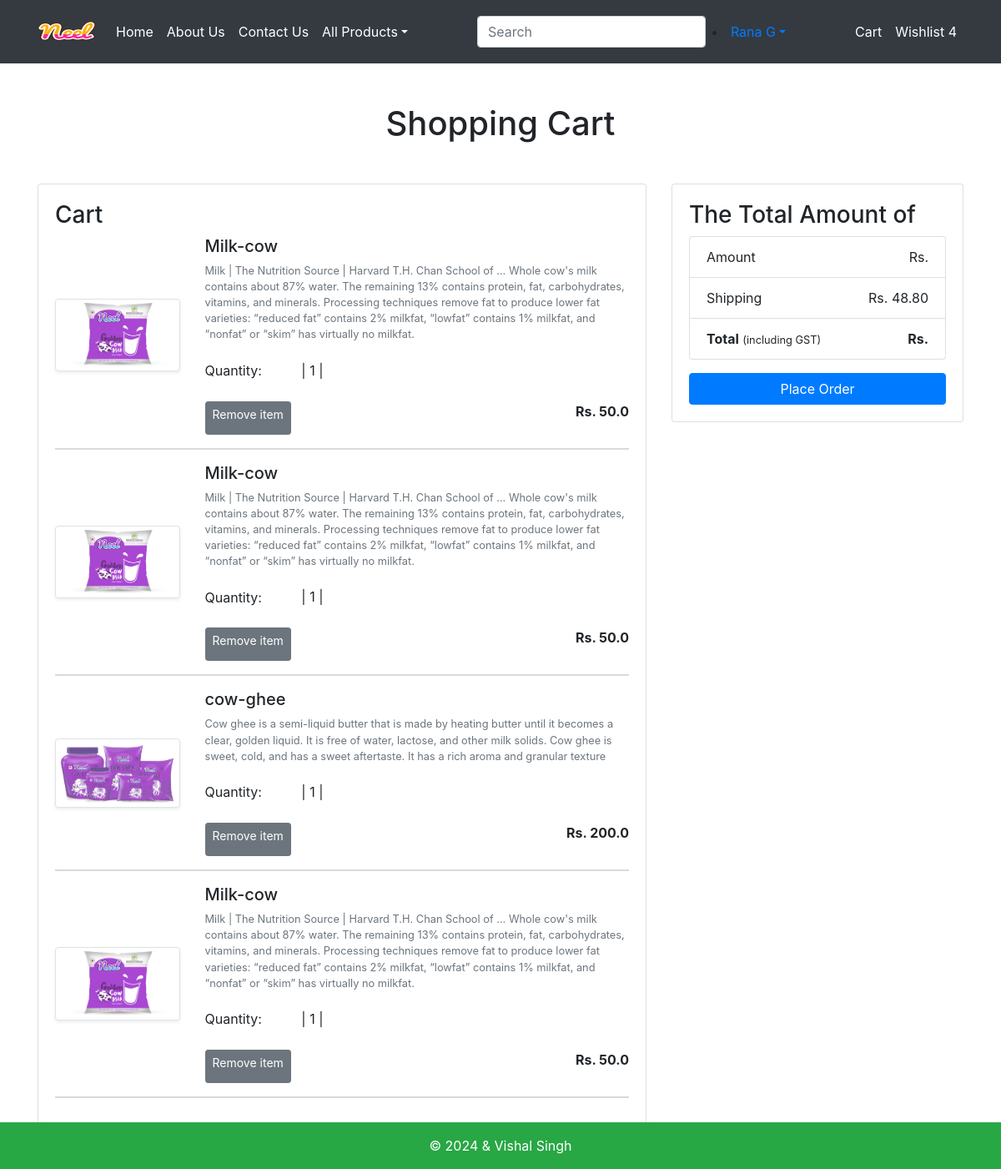
The page /cart/ (signed in) on the database its author committed.
### app/models.py (models this page shows, shortened)
class Cart(models.Model):
    user=models.ForeignKey(User,on_delete=models.CASCADE)
    product=models.ForeignKey(Product,on_delete=models.CASCADE)
    quantity=models.PositiveIntegerField(default=1)

class Product(models.Model):
    title = models.CharField(max_length=30)
    selling_price = models.FloatField()
    discounted_price = models.FloatField()
    description = models.TextField()
    composition = models.TextField(default='')
    prodapp = models.TextField(default='')
    category = models.CharField(choices=CATEGORY_CHOICES, max_length=2)
    product_image = models.ImageField(upload_to="product")

### app/views.py (the view)
# urls.py: path('cart/', views.show_cart, name='showcart'),
def show_cart(request):
    user=request.user
    cart=Cart.objects.filter(user=user)
    return render(request,"app/addtocart.html", locals())

### app/templates/app/addtocart.html (shortened to what this page needs)
{% extends "app/base.html" %}
{% block main-content %}
    <div class="container my-5">
        <div class="row">
            {% if cart %}
                <h1 class="text-center mb-5">Shopping Cart</h1>
                <div class="col-sm-8">
                    <div class="card">
                        <div class="card-body">
                            <h3>Cart</h3>
                            {% for item in cart %}
                                <div class="row">
                                    <div class="col-sm-3 text-center align-self-center">
                                        <img src="{{ item.product.product_image.url }}" alt="" srcset="" class="img-fluid img-thumbnail shadow-sm" height="150" width="150">
                                    </div>
                                    <div class="col-sm-9">
                                        <div>
                                            <h5>{{ item.product.title }}</h5>
                                            <p class="mb-2 text-muted small">{{ item.product.description }}</p>
                                            <div class="my-3">
                                                <label for="quantity">Quantity:</label>
                                                <a class="minus-cart btn" pid="{{ item.product.id }}"><i class="fas fa-minus-square fa-1g"></i></a>
                                                | <span id="quantity">{{ item.quantity }}</span>
                                                | <a class="plus-cart btn" pid="{{ item.product.id }}"><i class="fas fa-plus-square fa-1g"></i></a>
                                            </div>
                                            <div class="d-flex justify-content-between">
                                                <a href="#" class="remove-cart btn btn-sm btn-secondary mr-3" pid="{{ item.product.id }}">Remove item</a>
                                                <p class="mb-8"><span><strong>Rs. {{ item.product.discounted_price }}</strong></span></p>
                                            </div>
                                        </div>
                                    </div>
                                </div>
                                <hr class="text-muted">
                            {% endfor %}
                        </div>
                    </div>
                </div>
                <div class="col-sm-4">
                    <div class="card">
                        <div class="card-body">
                            <h3>The Total Amount of</h3>
                            <ul class="list-group">
                                <li class="list-group-item d-flex justify-content-between align-items-center border-@ px-@ pb-8">Amount<span id="amount">Rs. {{ amount }}</span></li>
                                <li class="list-group-item d-flex justify-content-between align-items-center px-@">Shipping<span>Rs. 48.80</span></li>
                                <li class="list-group-item d-flex justify-content-between align-items-center border-8 px-@ mb-3">
                                    <div>
                                        <strong>Total</strong> <small>(including GST)</small>
                                    </div>
                                    <span id="totalamount"><strong>Rs. {{ totalamount }}</strong></span>
                                </li>
                            </ul>
                            <div class="d-grid">
                                <a href="#" class="btn btn-primary">Place Order</a>
                            </div>
                        </div>
                    </div>
                </div>
            {% else %}
                <h1 class="text-center mb-5">Cart is Empty</h1>
            {% endif %}
        </div>
    </div>
{% endblock main-content %}

### app/templates/app/base.html (shortened to what this page needs)
<!DOCTYPE html>
<html lang="en">
  {% load static %}
  <head>
    <link href="https://cdn.jsdelivr.net/npm/bootstrap@5.0.2/dist/css/bootstrap.min.css" rel="stylesheet" />
    <link rel="stylesheet" href="{% static 'app/css/all.min.css' %}" />
    <link rel="stylesheet" href="{% static 'app/css/owl.carousel.min.css' %}" />
    <link rel="stylesheet" href="{% static 'app/css/style.css' %}" />
    <link rel="stylesheet" href="{% static 'app/js/all.min.js' %}" />
    <link rel="stylesheet" href="{% static 'app/js/myscript.js' %}" />
    <link rel="stylesheet" href="{% static 'app/js/owl.carousel.min.js' %}" />
    <link rel="stylesheet" href="https://stackpath.bootstrapcdn.com/bootstrap/4.5.2/css/bootstrap.min.css" />
  </head>
  <body>
    <nav class="navbar navbar-expand-lg navbar-dark bg-dark">
      <div class="container">
        <a class="navbar-brand" href="#"><img src="{% static 'app/images/product/Neel.png' %}" width="70" height="50" /></a>
        <div class="collapse navbar-collapse" id="navbarNav">
          <ul class="navbar-nav mr-auto">
              {% if request.user.is_authenticated %}
            <li class="nav-item active">
              <a class="nav-link text-white" href="/">Home <span class="sr-only">(current)</span></a>
            </li>
            <li class="nav-item">
              <a class="nav-link text-white" href="{% url 'about' %}">About Us</a>
            </li>
            <li class="nav-item">
              <a class="nav-link text-white" href="{% url 'contact' %}">Contact Us</a>
            </li>
            <li class="nav-item dropdown">
              <a class="nav-link dropdown-toggle text-white" href="#" id="navbarDropdown" role="button" data-toggle="dropdown" aria-haspopup="true" aria-expanded="false">All Products</a>
            </li>
          </ul>
          <form class="form-inline my-2 my-lg-0" action="" method="GET">
            <input class="form-control mr-sm-2" type="search" placeholder="Search" aria-label="Search" name="q" />
          </form>
          <li class="nav-item dropdown">
            <a class="dropdown-toggle" href="#" id="navbarDropdown" role="button" data-toggle="dropdown" aria-haspopup="true" aria-expanded="false">Rana G</a>
          </li>
          <ul class="navbar-nav ml-auto">
            <li class="nav-item">
              <a class="nav-link text-white" href="cart">Cart</a>
            </li>
            <li class="nav-item">
              <a class="nav-link text-white" href="wish">Wishlist 4</a>
            </li>
            {% endif %}
          </ul>
        </div>
      </div>
    </nav>
    {% block main-content %} {% endblock main-content %}
    <footer class="footer bg-success text-white fixed-bottom text-center py-3">
      <div class="container">
        <span>&copy; 2024 & Vishal Singh </span>
      </div>
    </footer>
  </body>
</html>

### rows shown on the page
Cart: product.product_image (picture), product "Milk-cow", product.description "Milk | The Nutrition Source | Harvard T.H. Chan School of ... Whole cow's milk contains about 87% water. The remaining 13% contains protein, fat, carbohydrates, vitamins, and minerals. Processing techniques remove fat to produce lower fat varieties: “reduced fat” contains 2% milkfat, “lowfat” contains 1% milkfat, and “nonfat” or “skim” has virtually no milkfat.", quantity "1", product.discounted_price "50.0"
Cart: product.product_image (picture), product "Milk-cow", product.description "Milk | The Nutrition Source | Harvard T.H. Chan School of ... Whole cow's milk contains about 87% water. The remaining 13% contains protein, fat, carbohydrates, vitamins, and minerals. Processing techniques remove fat to produce lower fat varieties: “reduced fat” contains 2% milkfat, “lowfat” contains 1% milkfat, and “nonfat” or “skim” has virtually no milkfat.", quantity "1", product.discounted_price "50.0"
Cart: product.product_image (picture), product "cow-ghee", product.description "Cow ghee is a semi-liquid butter that is made by heating butter until it becomes a clear, golden liquid. It is free of water, lactose, and other milk solids. Cow ghee is sweet, cold, and has a sweet aftertaste. It has a rich aroma and granular texture", quantity "1", product.discounted_price "200.0"
Cart: product.product_image (picture), product "Milk-cow", product.description "Milk | The Nutrition Source | Harvard T.H. Chan School of ... Whole cow's milk contains about 87% water. The remaining 13% contains protein, fat, carbohydrates, vitamins, and minerals. Processing techniques remove fat to produce lower fat varieties: “reduced fat” contains 2% milkfat, “lowfat” contains 1% milkfat, and “nonfat” or “skim” has virtually no milkfat.", quantity "1", product.discounted_price "50.0"
